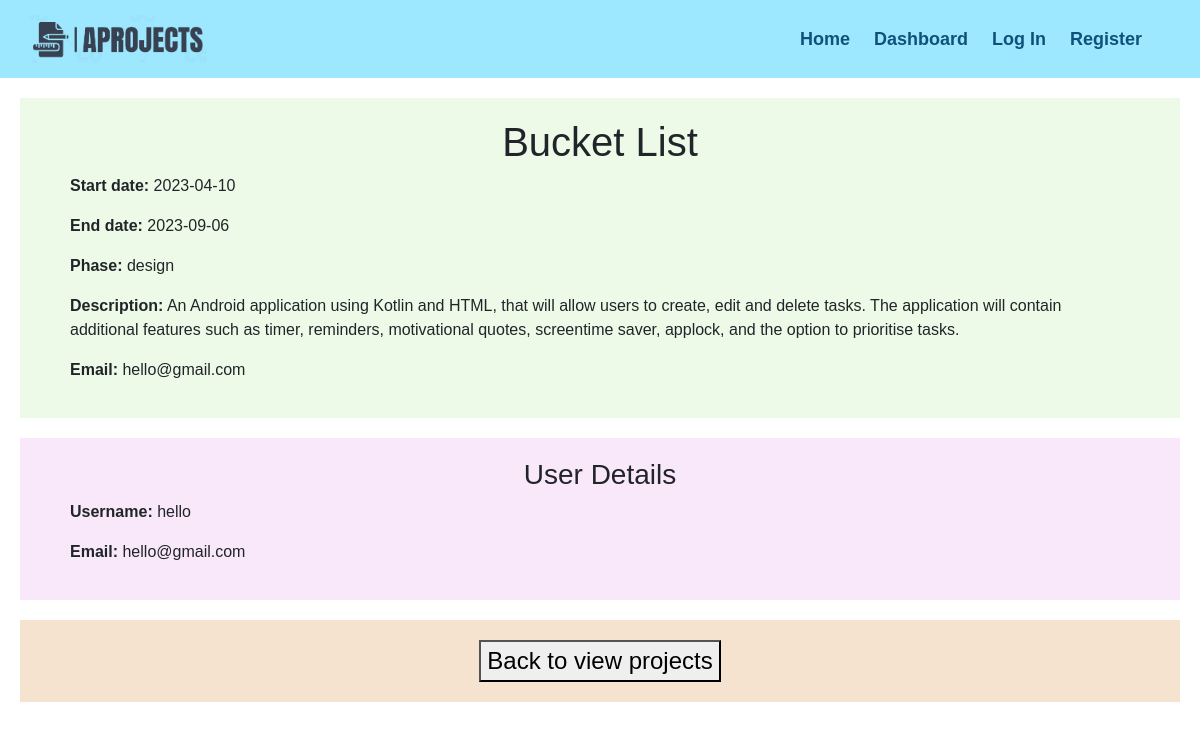
/projectdetails.php?pid=4, run on the app's committed database.
### tables this page shows
CREATE TABLE `projects` (
  `pid` int UNSIGNED NOT NULL,
  `title` varchar(100) NOT NULL,
  `start_date` date DEFAULT NULL,
  `end_date` date DEFAULT NULL,
  `phase` enum('design','development','testing','deployment','complete') DEFAULT NULL,
  `description` varchar(500) DEFAULT NULL,
  `uid` int UNSIGNED NOT NULL
);

CREATE TABLE `users` (
  `uid` int UNSIGNED NOT NULL,
  `username` varchar(255) NOT NULL,
  `password` varchar(255) NOT NULL,
  `email` varchar(255) NOT NULL
);

### projectdetails.php (the view, shortened to what this page needs)
<!DOCTYPE html>
<html lang="en">
<head>
    <link href="https://cdn.jsdelivr.net/npm/bootstrap@5.3.0-alpha1/dist/css/bootstrap.min.css" rel="stylesheet"
 />
    <link rel="stylesheet" type="text/css" href="css/style2.css" />
</head>
<body>
    <header id="main-header">
        <div id="logo">
            <img src="img/Topleft-logo.png" alt="TopLeft Logo" style="width: 40%; height: auto" />
        </div>
        <nav class="navigation-container">
            <ul class="navigation">
                <li><a href="projectlist.php">Home</a></li>
                <li><a href="dashboard.php">Dashboard</a></li>
                <li><a href="login.php">Log In</a></li>
                <li><a href="register.php">Register</a></li>
            </ul>
        </nav>
    </header>
    <?php
    require_once("connectdb.php");
    if (isset($_GET['pid'])) {
        $pid = $_GET['pid'];
        $query = "SELECT * FROM projects WHERE pid=?";
        $stmt = $db->prepare($query);
        $stmt->execute([$pid]);
        $project = $stmt->fetch(PDO::FETCH_ASSOC);
    } else {
        echo "<p class='errorbox'>Invalid project ID</p>";
        exit;
    }
    $uquery = "SELECT * FROM users WHERE uid=?";
    $ustmt = $db->prepare($uquery);
    $ustmt->execute([$project['uid']]);
    $urow = $ustmt->fetch(PDO::FETCH_ASSOC);
    ?>
    <div class="prodesc">
        <h1>
            <?php echo $project['title']; ?>
        </h1>
        <p><strong>Start date:</strong>
            <?php echo $project['start_date']; ?>
        </p>
        <p><strong>End date:</strong>
            <?php echo $project['end_date']; ?>
        </p>
        <p><strong>Phase:</strong>
            <?php echo $project['phase']; ?>
        </p>
        <p><strong>Description:</strong>
            <?php echo $project['description']; ?>
        </p>
        <p><strong>Email:</strong>
            <?php echo $urow['email'];
            ; ?>
        </p>
    </div>
    <div class="userprodesc">
        <h3>
            User Details
        </h3>
        <p><strong>Username:</strong>
            <?php echo $urow['username']; ?>
        </p>
        <p><strong>Email:</strong>
            <?php echo $urow['email']; ?>
        </p>
    </div>
    <div class="viewback">
        <a href="projectlist.php"><button> Back to view projects </button></a>
    </div>
</body>
</html>

### css/style2.css (style rules this page uses)
#main-header { display: flex; align-items: center; padding: 15px 50px 50px 30px; padding-bottom: 15px; justify-content: space-between; width: 100%; flex-wrap: wrap; margin: 0 auto; background-color: #9ee8ff; }
.navigation, .navigation * { margin: 0; padding: 0; list-style: none; }
.navigation li { position: relative; white-space: nowrap; float: left; margin-left: 8px; }
.navigation a { padding: 8px; text-decoration: none; display: inline-block; color: rgb(15, 81, 122); font-family: "Raleway", sans-serif; font-weight: 600; font-size: 18px; outline: none; }
.navigation > li > a:before { content: ""; position: absolute; width: 0; height: 2px; bottom: 0; left: 0; visibility: hidden; transition: all 1s ease-in-out 0s; visibility: visible; width: 100%; }
.prodesc { font-family: Arial, sans-serif; align-items: center; align-content: center; text-align: center; padding: 20px 50px; margin: 20px; background-color: rgb(237, 250, 232); }
.prodesc p { align-items: left; align-content: left; text-align: left; }
.prodesc h1 { align-items: center; align-content: center; text-align: center; }
.userprodesc { font-family: Arial, sans-serif; align-items: center; align-content: center; text-align: center; padding: 20px 50px; margin: 20px; background-color: rgb(248, 232, 250); }
.userprodesc p { align-items: left; align-content: left; text-align: left; }

### projectdetails.php (style rules this page uses)
.viewback { font-family: Arial, sans-serif; font-size: x-large; align-items: center; align-content: center; text-align: center; padding: 20px 50px; margin: 20px; background-color: rgb(245, 227, 207); }

### data on the page
projects: title "Bucket List", start_date "2023-04-10", end_date "2023-09-06", phase "design", description "An Android application using Kotlin and HTML, that will allow users to create, edit and delete tasks. The application will contain additional features such as timer, reminders, motivational quotes, screentime saver, applock, and the option to prioritise tasks."
users: email "hello@gmail.com", username "hello"
